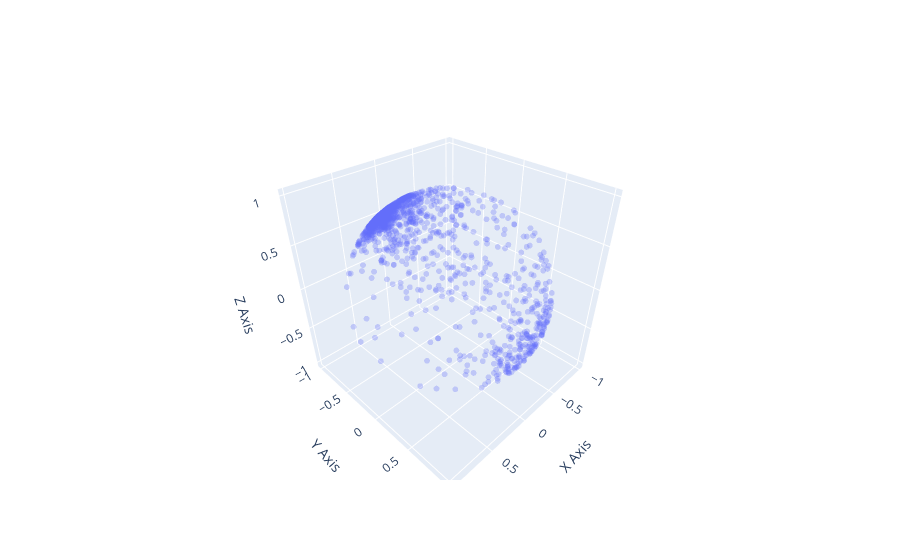

Here is the notebook cell this chart was saved with:
### Code cell
normalized_axial_slice = copy.deepcopy(axial_slice)
# normalize the weights by project it into the unit sphere
normalized_axial_slice /= np.linalg.norm(normalized_axial_slice, axis=1)[:, np.newaxis]
print(normalized_axial_slice.shape)
visualize_embeddings(normalized_axial_slice)

### Figure 1 — Plotly figure (JSON) as saved in the notebook; plotly's stock layout.template omitted (floating-point values rounded to 4 significant figures; data arrays with more than 128 entries replaced by an {"elided": "..."} marker saying what was removed)
{"data": [{"marker": {"opacity": 0.3, "size": 2}, "mode": "markers", "type": "scatter3d", "x": {"elided": "4096 float values"}, "y": {"elided": "4096 float values"}, "z": {"elided": "4096 float values"}}], "layout": {"scene": {"xaxis": {"title": {"text": "X Axis"}}, "yaxis": {"title": {"text": "Y Axis"}}, "zaxis": {"title": {"text": "Z Axis"}}}}}
